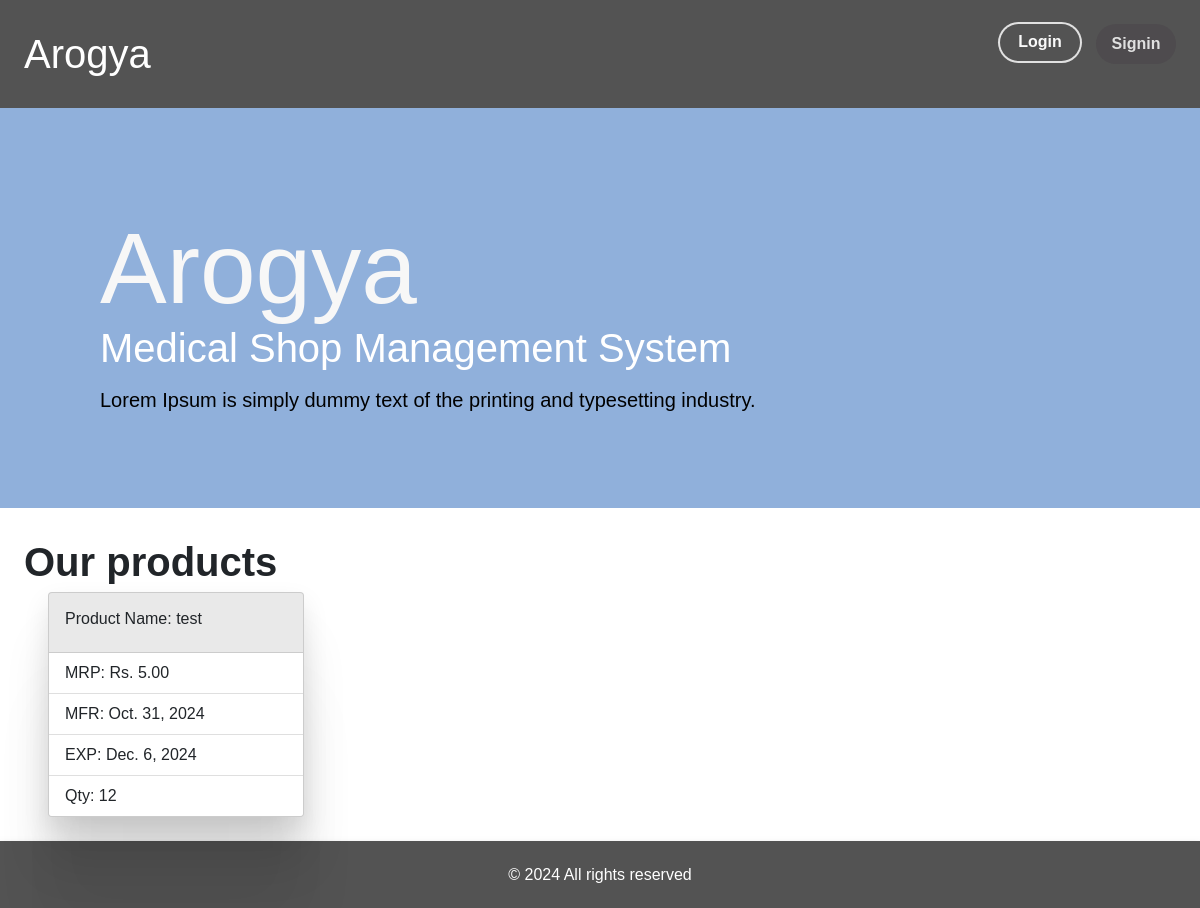
/store/, run on an earlier commit of the app's database.
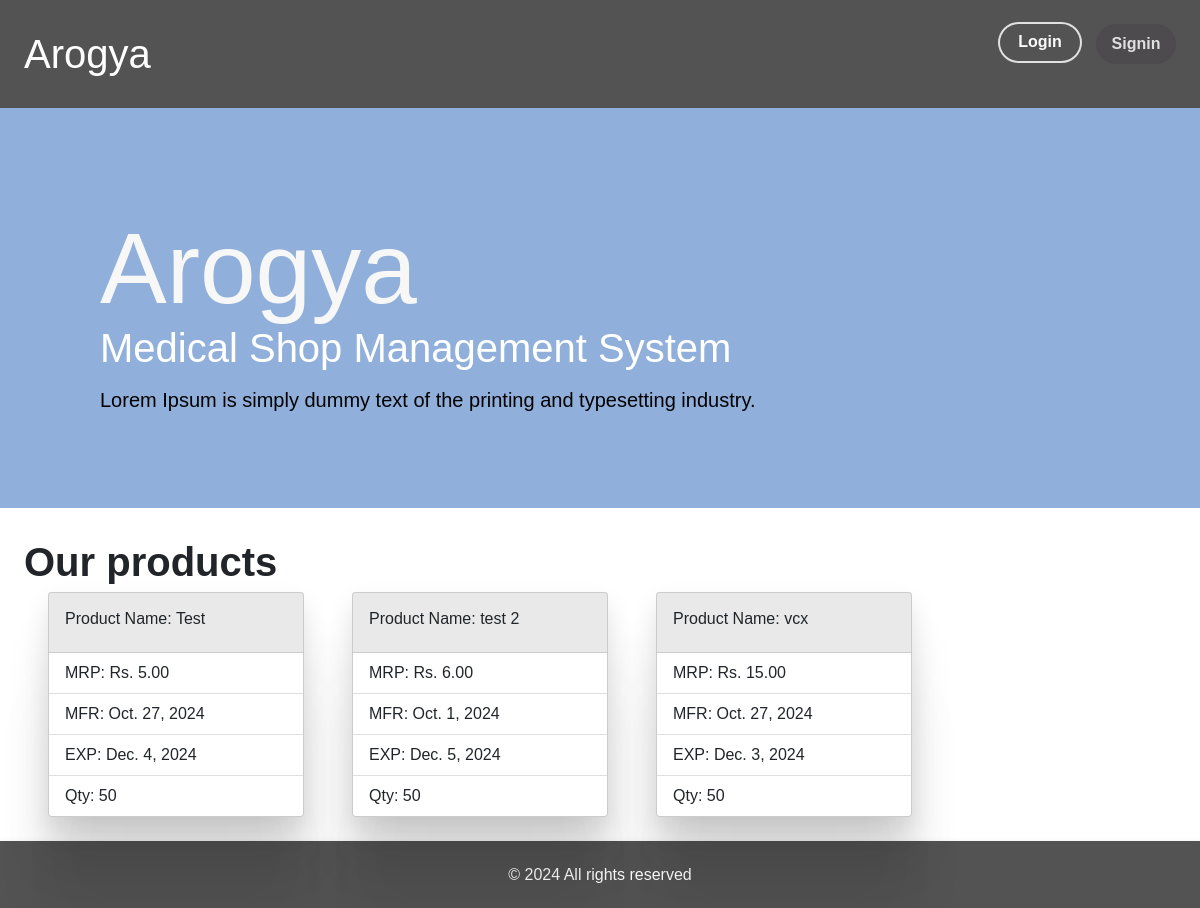
And on a later commit of the database.
### store/models.py (models this page shows, shortened)
class Product(models.Model):
    product_id = models.AutoField(primary_key=True)
    product_name = models.CharField(max_length=100)
    mrp = models.DecimalField(max_digits=10, decimal_places=2)
    mfg = models.DateField(auto_now=False, auto_now_add=False)
    exp = models.DateField(auto_now=False, auto_now_add=False)
    qty = models.IntegerField(default=0)
    created_at = models.DateTimeField(auto_now_add=True)

### store/views.py (the view)
# urls.py: 2. Add a URL to urlpatterns:  path('', views.home, name='home')
def home(request):
    products = Product.objects.all()
    return render(request, 'store/home.html', {'products':products})

### store/Templates/store/home.html
{% extends "store/base.html" %}
{% block content %}
<div style="min-height: 82vh;">
    <div class="banner">
        <div class="homepageContainer">
            <div class="bannerHeader">
                <h1>Arogya</h1>
                <p>Medical Shop Management System</p>
            </div>
            <p class="bannerTagline">
                Lorem Ipsum is simply dummy text of the printing and typesetting industry.
            </p>
       </div>
    </div>
    <div>
        <div class="px-4 pt-4 ">
            <p class="fs-1 fw-bold">Our products</p>
        </div>
        <div class="px-5 pb-4 d-flex flex-wrap gap-5">
            {% for product in products %}
            <div class="card" style="width: 16rem;">
                <div class="card-body">
                    <h5 class="card-title">Product Name: {{ product.product_name }}</h5>
                </div>
                <ul class="list-group list-group-flush">
                    <li class="list-group-item">MRP: Rs. {{ product.mrp }}</li>
                    <li class="list-group-item">MFR: {{ product.mfg }}</li>
                    <li class="list-group-item">EXP: {{ product.exp }}</li>
                    <li class="list-group-item">Qty: {{ product.qty }}</li>
                </ul>
            </div>
            {% endfor %}
        </div>
    </div>
</div>
{% endblock %}

What changed in the data, as far as the page shows it:
changed Product: product_name "test" → "Test"; mfg "Oct. 31, 2024" → "Oct. 27, 2024"; exp "Dec. 6, 2024" → "Dec. 4, 2024"; qty "12" → "50"
added Product: product_name "test 2", mrp "6.00", mfg "Oct. 1, 2024", exp "Dec. 5, 2024", qty "50"
added Product: product_name "vcx", mrp "15.00", mfg "Oct. 27, 2024", exp "Dec. 3, 2024", qty "50"
